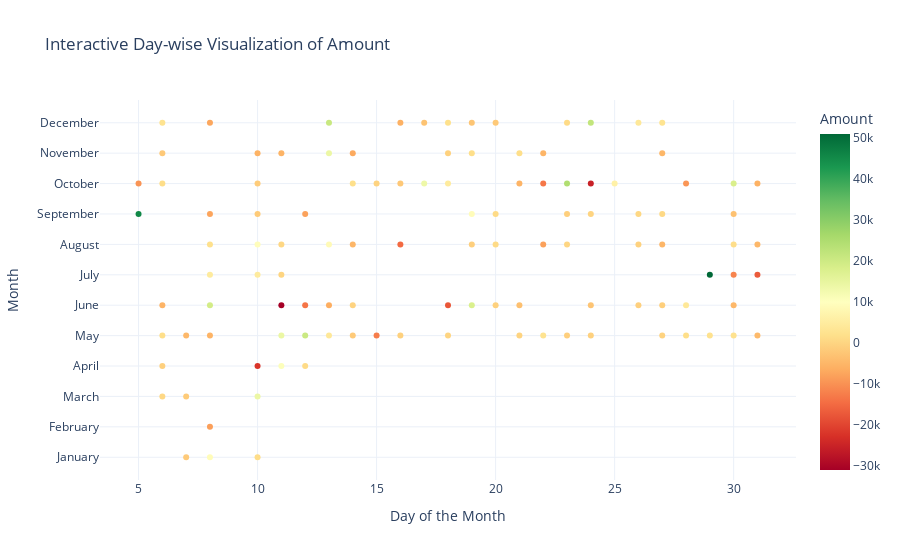

Notebook cell for this chart:
### Code cell
import pandas as pd
import plotly.express as px
import numpy as np

# Load your data
# Assuming your data is in a CSV, replace 'your_data.csv' with the correct file path
# df = pd.read_csv('your_data.csv')
# Uncomment and use the following line to read your specific file if needed:
# df = pd.read_excel('path_to_your_file.xlsx')

# Ensure the 'Date' column is in datetime format
df['Date'] = pd.to_datetime(df['Date'])

# Extract year, month, and day
df['Year'] = df['Date'].dt.year
df['Month'] = df['Date'].dt.month_name()  # Get month names for better readability
df['Day'] = df['Date'].dt.day

# Aggregate data by date to calculate the total amount per day
daily_data = df.groupby(['Year', 'Month', 'Day'])['Amount'].sum().reset_index()

# Create a new column for sorting months chronologically
daily_data['Month_Num'] = pd.to_datetime(daily_data['Month'], format='%B').dt.month
daily_data = daily_data.sort_values(by=['Year', 'Month_Num', 'Day'])

# Create the interactive plot
fig = px.scatter(
    daily_data,
    x='Day',
    y='Month',
    # size='Amount',
    color='Amount',
    color_continuous_scale='RdYlGn',
    title='Interactive Day-wise Visualization of Amount',
    labels={'Day': 'Day of the Month', 'Month': 'Month'},
    hover_data={'Amount': ':.2f', 'Year': True}  # Format hover data
)

fig.update_layout(
    yaxis_title="Month",
    xaxis_title="Day of the Month",
    template="plotly_white",
    coloraxis_colorbar=dict(title="Amount"),
)

# Show the plot
fig.show()

### Figure 1 — Plotly figure (JSON) as saved in the notebook; plotly's stock layout.template omitted (floating-point values rounded to 4 significant figures; data arrays with more than 128 entries replaced by an {"elided": "..."} marker saying what was removed)
{"data": [{"customdata": {"elided": "114x2 float values"}, "hovertemplate": "Day of the Month=%{x}<br>Month=%{y}<br>Amount=%{marker.color:.2f}<br>Year=%{customdata[1]}<extra></extra>", "legendgroup": "", "marker": {"color": [-1804.0, 9101.0, 1325.0, -8327.0, 523.3, -1744.0, 14160.0, -791.6, -22360.0, 10630.0, 955.3, 1532.0, -4726.0, -5505.0, 14300.0, 20540.0, 3909.0, -1814.0, -12580.0, -737.0, -65.15, -241.7, 2508.0, -1001.0, -661.0, -371.2, 1618.0, 2343.0, 2399.0, -4488.0, -5479.0, 19170.0, -31070.0, -13580.0, -6411.0, -435.9, -17790, 17860.0, -687.4, -3413.0, -2806.0, -818.5, -1085.0, 3938.0, -4719.0, 4789.0, 4768.0, -116.6, 51030.0, -11760.0, -17130.0, 2038.0, 9376.0, 360.4, 8671.0, -5055.0, -15000, -1049.0, 928.2, -8031.0, 164.0, -567.4, -5141.0, 1500, -4719.0, 45610.0, -7550.0, -1714.0, -7900, 9249.0, 1026.0, -1104.0, -270.7, 430.4, 652.8, -3309.0, -9696.0, 1440.0, -1555.0, 1793.0, -378.2, -2103.0, 13640.0, 4691.0, -5459.0, -13340.0, 24680.0, -25390.0, 6143.0, -9500, 17990.0, -5864.0, -1933.0, -5635.0, -5479, 14010.0, -6980.0, -702.6, 1578.0, 1634.0, -5274.0, -5000, 2618.0, -7351.0, 20910.0, -5986.0, -3028.0, 1936.0, -2664.0, -1940.0, 947, 21870.0, 3923.0, 2729.0], "coloraxis": "coloraxis", "symbol": "circle"}, "mode": "markers", "name": "", "orientation": "h", "showlegend": false, "type": "scatter", "x": [7, 8, 10, 8, 6, 7, 10, 6, 10, 11, 12, 6, 7, 8, 11, 12, 13, 14, 15, 16, 18, 21, 22, 23, 24, 27, 28, 29, 30, 31, 6, 8, 11, 12, 13, 14, 18, 19, 20, 21, 24, 26, 27, 28, 30, 8, 10, 11, 29, 30, 31, 8, 10, 11, 13, 14, 16, 19, 20, 22, 23, 26, 27, 30, 31, 5, 8, 10, 12, 19, 20, 23, 24, 26, 27, 30, 5, 6, 10, 14, 15, 16, 17, 18, 21, 22, 23, 24, 25, 28, 30, 31, 6, 10, 11, 13, 14, 18, 19, 21, 22, 27, 6, 8, 13, 16, 17, 18, 19, 20, 23, 24, 26, 27], "xaxis": "x", "y": ["January", "January", "January", "February", "March", "March", "March", "April", "April", "April", "April", "May", "May", "May", "May", "May", "May", "May", "May", "May", "May", "May", "May", "May", "May", "May", "May", "May", "May", "May", "June", "June", "June", "June", "June", "June", "June", "June", "June", "June", "June", "June", "June", "June", "June", "July", "July", "July", "July", "July", "July", "August", "August", "August", "August", "August", "August", "August", "August", "August", "August", "August", "August", "August", "August", "September", "September", "September", "September", "September", "September", "September", "September", "September", "September", "September", "October", "October", "October", "October", "October", "October", "October", "October", "October", "October", "October", "October", "October", "October", "October", "October", "November", "November", "November", "November", "November", "November", "November", "November", "November", "November", "December", "December", "December", "December", "December", "December", "December", "December", "December", "December", "December", "December"], "yaxis": "y"}], "layout": {"coloraxis": {"colorbar": {"title": {"text": "Amount"}}, "colorscale": [[0, "rgb(165,0,38)"], [0.1, "rgb(215,48,39)"], [0.2, "rgb(244,109,67)"], [0.3, "rgb(253,174,97)"], [0.4, "rgb(254,224,139)"], [0.5, "rgb(255,255,191)"], [0.6, "rgb(217,239,139)"], [0.7, "rgb(166,217,106)"], [0.8, "rgb(102,189,99)"], [0.9, "rgb(26,152,80)"], [1, "rgb(0,104,55)"]]}, "legend": {"tracegroupgap": 0}, "title": {"text": "Interactive Day-wise Visualization of Amount"}, "xaxis": {"anchor": "y", "domain": [0, 1], "title": {"text": "Day of the Month"}}, "yaxis": {"anchor": "x", "domain": [0, 1], "title": {"text": "Month"}}}}
